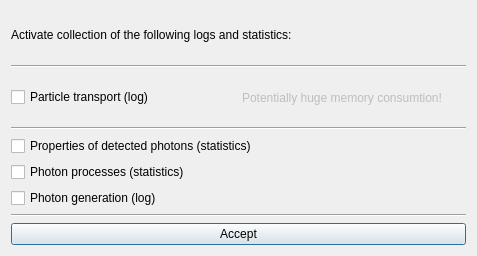
<?xml version="1.0" encoding="UTF-8"?>
<ui version="4.0">
 <class>ALogConfigDialog</class>
 <widget class="QDialog" name="ALogConfigDialog">
  <property name="geometry">
   <rect>
    <x>0</x>
    <y>0</y>
    <width>477</width>
    <height>256</height>
   </rect>
  </property>
  <property name="windowTitle">
   <string>Dialog</string>
  </property>
  <layout class="QVBoxLayout" name="verticalLayout">
   <item>
    <widget class="QLabel" name="label_2">
     <property name="text">
      <string>Activate collection of the following logs and statistics:</string>
     </property>
    </widget>
   </item>
   <item>
    <widget class="Line" name="line_2">
     <property name="orientation">
      <enum>Qt::Horizontal</enum>
     </property>
    </widget>
   </item>
   <item>
    <layout class="QHBoxLayout" name="horizontalLayout">
     <item>
      <widget class="QCheckBox" name="cbParticleTransport">
       <property name="text">
        <string>Particle transport (log)</string>
       </property>
      </widget>
     </item>
     <item>
      <widget class="QLabel" name="label">
       <property name="enabled">
        <bool>false</bool>
       </property>
       <property name="text">
        <string>Potentially huge memory consumtion!</string>
       </property>
      </widget>
     </item>
    </layout>
   </item>
   <item>
    <widget class="Line" name="line">
     <property name="orientation">
      <enum>Qt::Horizontal</enum>
     </property>
    </widget>
   </item>
   <item>
    <widget class="QCheckBox" name="cbDetectionStatistics">
     <property name="text">
      <string>Properties of detected photons (statistics)</string>
     </property>
    </widget>
   </item>
   <item>
    <widget class="QCheckBox" name="cbPhotonProcesses">
     <property name="text">
      <string>Photon processes (statistics)</string>
     </property>
    </widget>
   </item>
   <item>
    <widget class="QCheckBox" name="cbPhotonGeneration">
     <property name="text">
      <string>Photon generation (log)</string>
     </property>
    </widget>
   </item>
   <item>
    <widget class="Line" name="line_3">
     <property name="orientation">
      <enum>Qt::Horizontal</enum>
     </property>
    </widget>
   </item>
   <item>
    <widget class="QPushButton" name="pbAccept">
     <property name="text">
      <string>Accept</string>
     </property>
    </widget>
   </item>
  </layout>
 </widget>
 <resources/>
 <connections>
  <connection>
   <sender>cbParticleTransport</sender>
   <signal>toggled(bool)</signal>
   <receiver>label</receiver>
   <slot>setEnabled(bool)</slot>
   <hints>
    <hint type="sourcelabel">
     <x>107</x>
     <y>91</y>
    </hint>
    <hint type="destinationlabel">
     <x>274</x>
     <y>86</y>
    </hint>
   </hints>
  </connection>
 </connections>
</ui>
